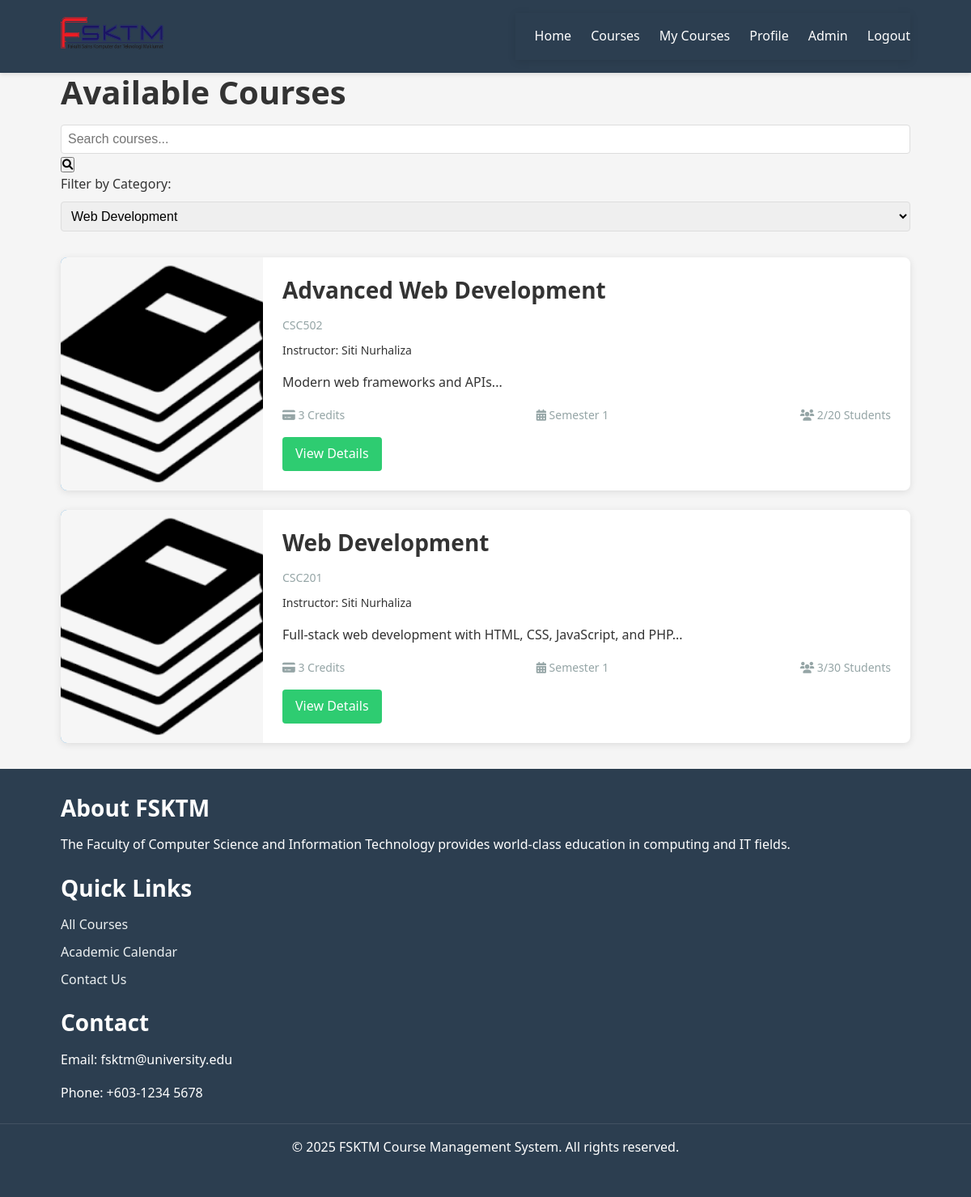
Screenshot of /pages/courses.php?category=5 (signed in) with the database file from the repository.
### tables this page shows
CREATE TABLE `courses` (
  `course_id` int(11) NOT NULL,
  `course_code` varchar(10) NOT NULL,
  `course_name` varchar(100) NOT NULL,
  `description` text DEFAULT NULL,
  `credits` int(11) NOT NULL DEFAULT 3,
  `semester` enum('1','2','3') NOT NULL,
  `academic_year` varchar(9) NOT NULL,
  `max_students` int(11) DEFAULT 40,
  `current_enrolled` int(11) DEFAULT 0,
  `instructor_id` int(11) DEFAULT NULL,
  `schedule_day` varchar(20) DEFAULT NULL,
  `schedule_time` varchar(50) DEFAULT NULL,
  `classroom` varchar(20) DEFAULT NULL,
  `course_image` varchar(255) DEFAULT 'default-course.jpg',
  `prerequisites` text DEFAULT NULL,
  `category_id` int(11) DEFAULT NULL,
  `is_active` tinyint(1) DEFAULT 1,
  `created_at` timestamp NOT NULL DEFAULT current_timestamp(),
  `updated_at` timestamp NOT NULL DEFAULT current_timestamp() ON UPDATE current_timestamp()
);

CREATE TABLE `users` (
  `user_id` int(11) NOT NULL,
  `username` varchar(50) NOT NULL,
  `email` varchar(100) NOT NULL,
  `password` varchar(255) NOT NULL,
  `first_name` varchar(50) NOT NULL,
  `last_name` varchar(50) NOT NULL,
  `user_type` enum('student','lecturer','admin') DEFAULT 'student',
  `profile_picture` varchar(255) DEFAULT 'default-avatar.png',
  `phone` varchar(20) DEFAULT NULL,
  `date_of_birth` date DEFAULT NULL,
  `student_id` varchar(20) DEFAULT NULL,
  `staff_id` varchar(20) DEFAULT NULL,
  `address` text DEFAULT NULL,
  `department` varchar(100) DEFAULT NULL,
  `created_at` timestamp NOT NULL DEFAULT current_timestamp(),
  `updated_at` timestamp NOT NULL DEFAULT current_timestamp() ON UPDATE current_timestamp(),
  `is_active` tinyint(1) DEFAULT 1,
  `last_login` timestamp NULL DEFAULT NULL
);

### includes/functions.php (called while the page is built, shortened)
<?php
function isLoggedIn() {
    return isset($_SESSION['user_id']);
}
function isStudent() {
    return isLoggedIn() && $_SESSION['user_type'] === ROLE_STUDENT;
}
function getCourseCategories() {
    $db = new Database();
    $conn = $db->getConnection();
    $stmt = $conn->prepare("SELECT * FROM course_categories");
    $stmt->execute();
    $result = $stmt->get_result();
    $categories = [];
    while ($row = $result->fetch_assoc()) {
        $categories[] = $row;
    }
    return $categories;
}
function getCourses($limit = null, $category_id = null, $search = null, $exclude_registered = false) {
    $db = new Database();
    $conn = $db->getConnection();
    $query = "SELECT c.*, u.first_name, u.last_name, cc.category_name, cc.color_code
              FROM courses c
              LEFT JOIN users u ON c.instructor_id = u.user_id
              LEFT JOIN course_categories cc ON c.category_id = cc.category_id";
    $where = [];
    $params = [];
    $types = "";
    if ($category_id) {
        $where[] = "c.category_id = ?";
        $params[] = $category_id;
        $types .= "i";
    }
    if (!empty($where)) {
        $query .= " WHERE " . implode(" AND ", $where);
    }
    $query .= " ORDER BY c.semester, c.course_name";
    $stmt = $conn->prepare($query);
    if ($stmt) {
        if (!empty($params)) {
            $stmt->bind_param($types, ...$params);
        }
        $stmt->execute();
        $result = $stmt->get_result();
        $courses = $result->fetch_all(MYSQLI_ASSOC);
        return $courses;
    }
    return [];
}
?>

### config/database.php (called while the page is built, shortened)
<?php
class Database {
    public function __construct() {
        $this->conn = new mysqli(DB_HOST, DB_USER, DB_PASS, DB_NAME);
    }
}
?>

### pages/courses.php (the view, shortened to what this page needs)
<?php
require_once '../includes/functions.php';
$category_id = isset($_GET['category']) ? (int)$_GET['category'] : null;
$search = isset($_GET['search']) ? sanitizeInput($_GET['search']) : null;
$categories = getCourseCategories();
$courses = getCourses(null, $category_id, $search, true);
$pageTitle = "Available Courses";
include '../includes/header.php';
?>
<div class="courses-header">
    <h1><?php echo $pageTitle; ?></h1>
    <form class="course-search" action="<?php echo htmlspecialchars($_SERVER['PHP_SELF']); ?>" method="get">
        <div class="search-bar">
            <input type="text" name="search" placeholder="Search courses..." value="<?php echo $search ?? ''; ?>">
            <button type="submit"><i class="fas fa-search"></i></button>
        </div>
        <div class="category-filter">
            <label for="category">Filter by Category:</label>
            <select name="category" id="category" onchange="this.form.submit()">
                <?php foreach ($categories as $category): ?>
                    <option value="<?php echo $category['category_id']; ?>" <?php echo ($category_id == $category['category_id']) ? 'selected' : ''; ?>>
                        <?php echo $category['category_name']; ?>
                    </option>
                <?php endforeach; ?>
            </select>
        </div>
    </form>
</div>
<div class="course-list">
    <?php if (empty($courses)): ?>
        <div class="no-results">
            <p>No courses found matching your criteria.</p>
            <?php if (isStudent() && (isset($search) || isset($category_id))): ?>
                <p>You may have already registered for all courses matching your search.</p>
            <?php endif; ?>
            <a href="<?php echo BASE_URL; ?>/pages/courses.php" class="btn btn-primary">Reset Filters</a>
        </div>
    <?php else: ?>
        <?php foreach ($courses as $course): ?>
            <div class="course-item">
                <div class="course-image">
                    <?php if (!empty($course['course_image'])): ?>
                        <img src="<?php echo BASE_URL; ?>/assets/images/courses/<?php echo $course['course_image']; ?>" alt="<?php echo $course['course_name']; ?>">
                    <?php else: ?>
                        <div class="default-image" style="background-color: <?php echo $course['color_code'] ?? '#007bff'; ?>">
                            <i class="fas fa-book-open"></i>
                        </div>
                    <?php endif; ?>
                </div>
                <div class="course-info">
                    <h3><?php echo $course['course_name']; ?></h3>
                    <p class="course-code"><?php echo $course['course_code']; ?></p>
                    <p class="instructor">Instructor: <?php echo $course['first_name'] . ' ' . $course['last_name']; ?></p>
                    <p class="description"><?php echo substr($course['description'], 0, 150); ?>...</p>
                    <div class="course-meta">
                        <span><i class="fas fa-credit-card"></i> <?php echo $course['credits']; ?> Credits</span>
                        <span><i class="fas fa-calendar-alt"></i> Semester <?php echo $course['semester']; ?></span>
                        <span><i class="fas fa-users"></i> <?php echo $course['current_enrolled']; ?>/<?php echo $course['max_students']; ?> Students</span>
                    </div>
                    <div class="course-actions">
                        <a href="<?php echo BASE_URL; ?>/pages/course-details.php?id=<?php echo $course['course_id']; ?>" class="btn btn-secondary">View Details</a>
                    </div>
                </div>
            </div>
        <?php endforeach; ?>
    <?php endif; ?>
</div>
<?php include '../includes/footer.php'; ?>

### assets/css/style.css (style rules this page uses)
:root { --primary-color: #3498db; --secondary-color: #2ecc71; --danger-color: #e74c3c; --warning-color: #f39c12; --dark-color: #2c3e50; --light-color: #ecf0f1; --gray-color: #95a5a6; --white-color: #ffffff; --black-color: #000000; }
* { margin: 0; padding: 0; box-sizing: border-box; }
body { font-family: 'Segoe UI', Tahoma, Geneva, Verdana, sans-serif; line-height: 1.6; color: #333; background-color: #f5f5f5; }
a { text-decoration: none; color: var(--primary-color); }
img { max-width: 100%; height: auto; }
h1, h2, h3, h4, h5, h6 { margin-bottom: 1rem; font-weight: 600; line-height: 1.2; }
h1 { font-size: 2.5rem; }
h3 { font-size: 1.75rem; }
p { margin-bottom: 1rem; }
.btn { display: inline-block; padding: 0.5rem 1rem; border-radius: 4px; font-weight: 500; text-align: center; cursor: pointer; transition: all 0.3s ease; border: none; }
.btn-secondary { background-color: var(--secondary-color); color: var(--white-color); }
label { display: block; margin-bottom: 0.5rem; font-weight: 500; }
input[type="text"], input[type="email"], input[type="password"], input[type="number"], input[type="date"], select, textarea { width: 100%; padding: 0.5rem; border: 1px solid #ddd; border-radius: 4px; font-size: 1rem; }
.course-image { height: 180px; background-color: var(--primary-color); display: flex; align-items: center; justify-content: center; }
.course-image img { width: 100%; height: 100%; object-fit: cover; }
.course-code { color: var(--gray-color); font-size: 0.875rem; margin-bottom: 0.5rem; }
.instructor { font-size: 0.875rem; margin-bottom: 1rem; }
.course-meta { display: flex; justify-content: space-between; font-size: 0.875rem; color: var(--gray-color); margin-bottom: 1rem; }
.course-actions { display: flex; gap: 0.5rem; }
.course-list { margin: 2rem 0; }
.course-item { display: flex; background-color: var(--white-color); border-radius: 8px; overflow: hidden; box-shadow: 0 2px 10px rgba(0, 0, 0, 0.1); margin-bottom: 1.5rem; }
.course-item .course-image { width: 250px; height: auto; flex-shrink: 0; }
.course-item .course-info { flex: 1; padding: 1.5rem; }
.course-item .course-meta { margin: 1rem 0; }

### rows the page displays
courses: course_image (placeholder picture), course_name "Advanced Web Development", course_code "CSC502", instructor.first_name "Siti", instructor.last_name "Nurhaliza", description "Modern web frameworks and APIs", credits "3", semester "1", current_enrolled "2", max_students "20"
courses: course_image (placeholder picture), course_name "Web Development", course_code "CSC201", instructor.first_name "Siti", instructor.last_name "Nurhaliza", description "Full-stack web development with HTML, CSS, JavaScript, and PHP", credits "3", semester "1", current_enrolled "3", max_students "30"

### other values shown
$pageTitle "Available Courses"
form field category "Web Development"
